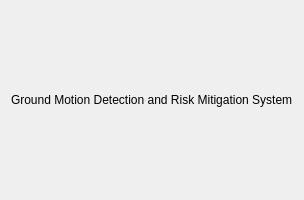
<?xml version="1.0" encoding="UTF-8"?>
<ui version="4.0">
 <class>HelpWindow</class>
 <widget class="QDialog" name="HelpWindow">
  <property name="geometry">
   <rect>
    <x>0</x>
    <y>0</y>
    <width>300</width>
    <height>200</height>
   </rect>
  </property>
  <property name="windowTitle">
   <string>Dialog</string>
  </property>
  <layout class="QGridLayout" name="gridLayout">
   <item row="0" column="0">
    <layout class="QHBoxLayout" name="horizontalLayout">
     <item>
      <spacer name="horizontalSpacer">
       <property name="orientation">
        <enum>Qt::Horizontal</enum>
       </property>
       <property name="sizeHint" stdset="0">
        <size>
         <width>40</width>
         <height>20</height>
        </size>
       </property>
      </spacer>
     </item>
     <item>
      <widget class="QLabel" name="label">
       <property name="text">
        <string>Ground Motion Detection and Risk Mitigation System</string>
       </property>
      </widget>
     </item>
     <item>
      <spacer name="horizontalSpacer_2">
       <property name="orientation">
        <enum>Qt::Horizontal</enum>
       </property>
       <property name="sizeHint" stdset="0">
        <size>
         <width>40</width>
         <height>20</height>
        </size>
       </property>
      </spacer>
     </item>
    </layout>
   </item>
  </layout>
 </widget>
 <resources/>
 <connections/>
</ui>
